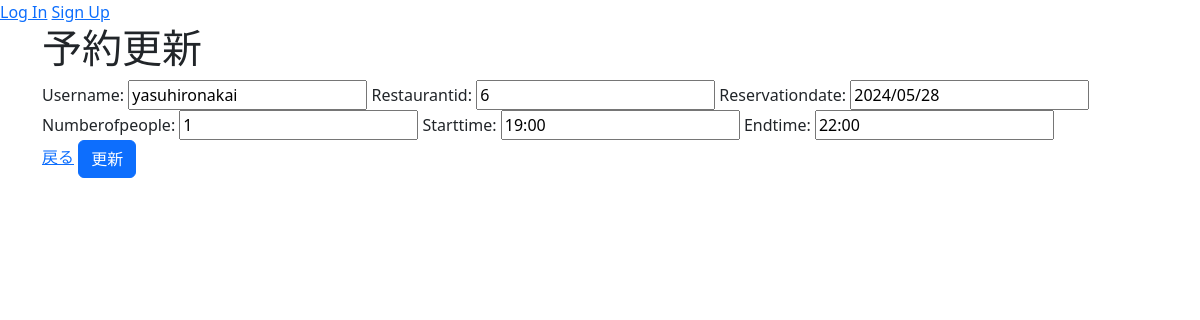
The page /main/reservationupdate/8 on the database its author committed.
### main/models.py (models this page shows, shortened)
class Reservation(models.Model):
    username = models.CharField(max_length=200)
    restaurantid = models.PositiveIntegerField()
    reservationdate = models.CharField(max_length=10)
    numberofpeople = models.PositiveIntegerField()
    starttime = models.CharField(max_length=10)
    endtime = models.CharField(max_length=10)

### main/views.py (the view, shortened to what this page needs)
# urls.py: path('main/reservationupdate/<int:pk>',views.ReservationUpdateView.as_view(), name="reservation_update"),
class ReservationUpdateView(UpdateView):
    model = Reservation
    fields = '__all__'
    template_name = 'main/Reservation_Update_form.html'
    def get_context_data(self, **kwargs):
        restaurantid = self.request.GET.get('restaurantid')
        context = super(ReservationUpdateView, self).get_context_data(**kwargs)
        context.update({
            'restaurantid': restaurantid,
        })
        return context

### main/templates/main/Reservation_Update_form.html (shortened to what this page needs)
{% extends "base.html" %}
{% load bootstrap %}
{% block content %}
<h1>予約更新</h1>
<form method="post" enctype="multipart/form-data">
    {{ form|bootstrap }}
    <br>
    <a href="{% url 'reservation_list' %}?restaurantid={{ reservation.restaurantid }}">戻る</a>
    <form action="{% url 'reservation_list' %}?restaurantid={{ reservation.restaurantid }}" method="get">
        <input type="submit" class="btn btn-primary" value="更新">
    </form>
</form>
{% endblock %}

### rows shown on the page
Reservation: username "yasuhironakai", restaurantid "6", reservationdate "2024/05/28", numberofpeople "1", starttime "19:00", endtime "22:00"
